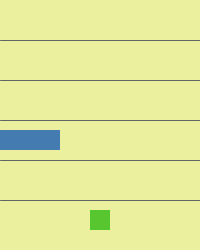
Frame 1 (no input)
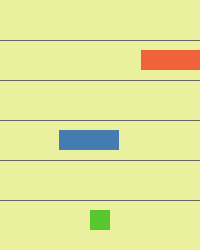
Frame 60 (the mouse pressed at the canvas centre just before this capture)
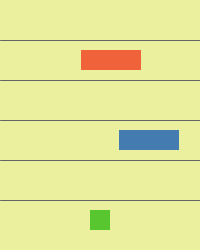
Frame 120 (the mouse held since frame 60 and released just before this capture)

The Processing sketch that drew these frames (run headless with seeded random() and noise(); from frame 60 on, the mouse is pressed at the canvas centre):

// Processing sketch: crossy_road
// ── crossy_road.pde
int x1 = 200;
int x2 = 370;
int x3 = 0;
int x4 = -200;
int frogY = 210;

void setup() { 
  size(200, 250); 
  noStroke();
} 

void draw() { 
  background(#EAF09D);
  stroke(100);

  // автомобильные полосы
  line(0, 40, 200, 40);
  line(0, 80, 200, 80);
  line(0, 120, 200, 120);
  line(0, 160, 200, 160);
  line(0, 200, 200, 200);

  // машины
  noStroke();
  fill(#F0623A);
  rect(x1, 50, 60, 20);
  x1 = x1 - 1;

  fill(#C13914);
  rect(x2, 50, 60, 20);
  x2 = x2 - 1;

  fill(#447CB2);
  rect(x3, 130, 60, 20);
  x3 = x3 + 1;

  fill(#6653D3);
  rect(x4, 130, 60, 20);
  x4 = x4 + 1;

  // лягушка
  fill(#58C62E);
  rect(90, frogY, 20, 20);
  if (frogY==x1||frogY==x2||frogY==x3||frogY==x4) {
    
    println("game over");
  }
}

void keyPressed() {
  frogY = frogY - 40;
}
